Frame 1 (no input): blank canvas, image omitted
Frame 60 (the mouse pressed at the canvas centre just before this capture): blank canvas, image omitted
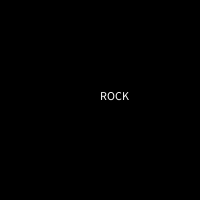
Frame 120 (the mouse held since frame 60 and released just before this capture)

The Processing sketch whose frames 1 and 60 were blank and that drew this single picture after the mouse press (run headless with seeded random() and noise(); from frame 60 on, the mouse is pressed at the canvas centre):

// Processing sketch: rock_paper_scissors_cycling_options_demo
// ── rock_paper_scissors_cycling_options_demo.pde
String tex = "";

void setup() {
  size(200, 200);
}

void draw() {
  background(0);
  fill(255);
  text(tex, width/2, height/2);
}

void mousePressed() {
  if(tex == "ROCK") {
    tex = "SCISSORS";
  } else if(tex == "SCISSORS") {
    tex = "PAPER";
  } else {
    tex = "ROCK";
  }
}
 
